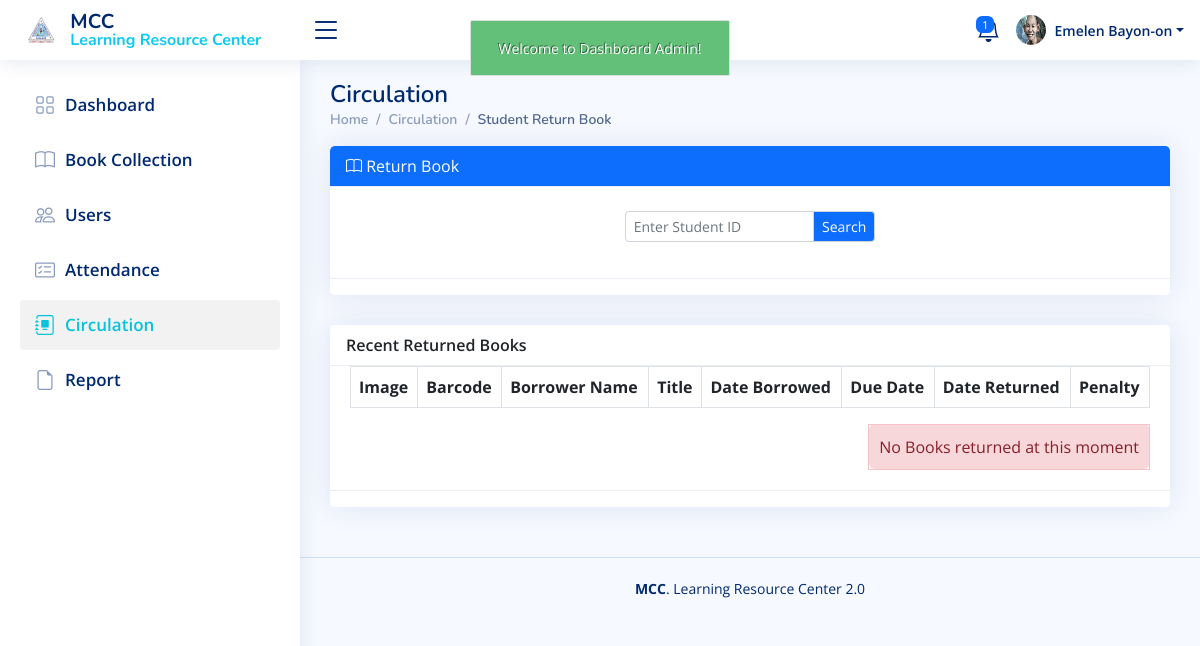
/admin/circulation_return.php (signed in), run on an earlier commit of the app's database.
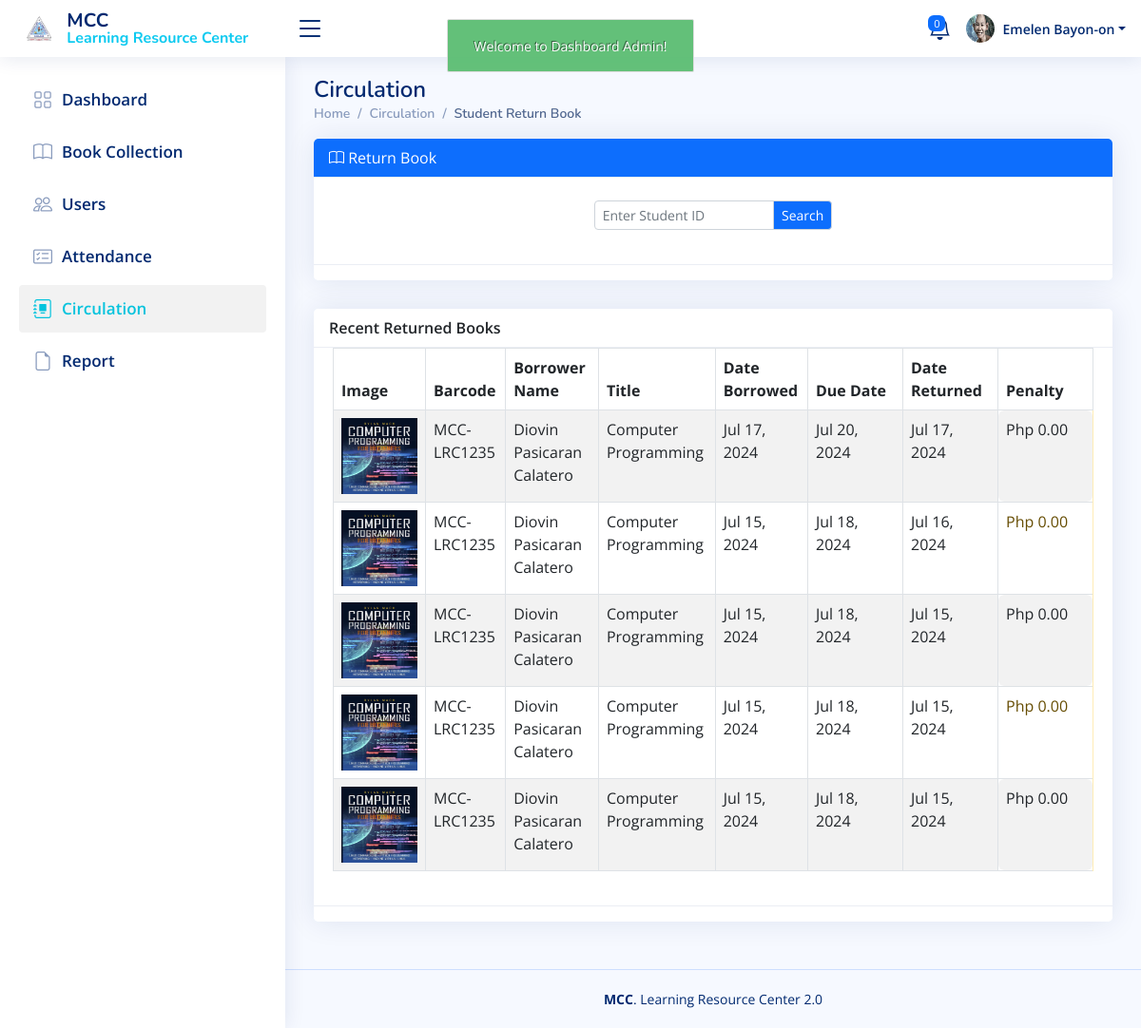
And on a later commit of the database.
### tables this page shows
CREATE TABLE `return_book` (
  `return_book_id` int(11) NOT NULL,
  `user_id` int(11) NOT NULL,
  `faculty_id` int(11) NOT NULL,
  `book_id` int(11) NOT NULL,
  `date_borrowed` datetime NOT NULL,
  `due_date` datetime NOT NULL,
  `date_returned` datetime NOT NULL,
  `book_penalty` varchar(100) NOT NULL
);

CREATE TABLE `book` (
  `book_id` int(11) NOT NULL,
  `call_number` varchar(50) NOT NULL,
  `accession_number` varchar(50) NOT NULL,
  `title` varchar(150) NOT NULL,
  `category_id` int(11) NOT NULL,
  `author` varchar(50) NOT NULL,
  `copyright_date` varchar(20) NOT NULL,
  `publisher` varchar(50) NOT NULL,
  `place_publication` varchar(50) NOT NULL,
  `isbn` varchar(50) NOT NULL,
  `barcode` varchar(50) NOT NULL,
  `book_image` varchar(100) NOT NULL,
  `date_added` datetime NOT NULL,
  `status` varchar(50) NOT NULL
);

CREATE TABLE `user` (
  `user_id` int(11) NOT NULL,
  `user_log_id` int(11) NOT NULL,
  `lastname` varchar(45) NOT NULL,
  `firstname` varchar(45) NOT NULL,
  `middlename` varchar(45) NOT NULL,
  `gender` varchar(20) NOT NULL,
  `course` varchar(45) NOT NULL,
  `address` varchar(100) NOT NULL,
  `cell_no` varchar(25) NOT NULL,
  `birthdate` varchar(45) NOT NULL,
  `email` varchar(50) NOT NULL,
  `year_level` varchar(45) NOT NULL,
  `student_id_no` varchar(45) NOT NULL,
  `password` varchar(255) NOT NULL,
  `cpassword` varchar(255) NOT NULL,
  `role_as` varchar(50) NOT NULL,
  `status` varchar(50) NOT NULL,
  `user_added` datetime NOT NULL,
  `qr_code` varchar(255) NOT NULL,
  `verify_token` varchar(255) NOT NULL
);

### admin/circulation_return.php (the view, shortened to what the rows shown need)
<?php
include('authentication.php');
include('includes/header.php');
?>
<main id="main" class="main">
     <div class="pagetitle">
          <h1>Circulation</h1>
     </div>
     <section class="section ">
          <div class="row">
               <div class="col-lg-12">
                    <div class="card">
                         <div class="card-body">
                              <div class="table-responsive">
                                   <?php
							$return_query= mysqli_query($con,"SELECT * from return_book
							LEFT JOIN book ON return_book.book_id = book.book_id
							LEFT JOIN user ON return_book.user_id = user.user_id
							where return_book.return_book_id order by return_book.return_book_id DESC");
							?>
                                   <table id="myDataTable" cellpadding="0" cellspacing="0" border="0"
                                        class="table table-striped table-bordered">
                                        <thead>
                                             <tr>
                                                  <th>Image</th>
                                                  <th>Barcode</th>
                                                  <th>Borrower Name</th>
                                                  <th>Title</th>
                                                  <th>Date Borrowed</th>
                                                  <th>Due Date</th>
                                                  <th>Date Returned</th>
                                                  <th>Penalty</th>
                                             </tr>
                                        </thead>
                                        <tbody>
                                             <?php
							while ($return_row= mysqli_fetch_array ($return_query) ){
?> <?php if(isset( $return_row['user_id'])) : ?>
                                             <tr>
                                                  <td>
                                                       <center>
                                                            <?php if($return_row['book_image'] != ""): ?>
                                                            <img src="../uploads/books_img/<?php echo $return_row['book_image']; ?>"
                                                                 alt="" width="80px" height="80px">
                                                            <?php else: ?>
                                                            <img src="../uploads/books_img/book_image.jpg" alt=""
                                                                 width="80px" height="80px">
                                                            <?php endif; ?>
                                                       </center>
                                                  </td>
                                                  <td><?php echo $return_row['barcode']; ?></td>
                                                  <td style="text-transform: capitalize">
                                                       <?php echo $return_row['firstname']." ".$return_row['middlename']." ".$return_row['lastname']; ?>
                                                  </td>
                                                  <td style="text-transform: capitalize">
                                                       <?php echo $return_row['title']; ?></td>
                                                  <td><?php echo date("M d, Y",strtotime($return_row['date_borrowed'])); ?>
                                                  </td>
                                                  <?php
								 if ($return_row['book_penalty'] != 'No Penalty'){
									 echo "<td class='' style='width:100px;'>".date("M d, Y",strtotime($return_row['due_date']))."</td>";
								 }else {
									 echo "<td>".date("M d, Y ",strtotime($return_row['due_date']))."</td>";
								 }
								?>
                                                  <?php
								 if ($return_row['book_penalty'] != 'No Penalty'){
									 echo "<td class='' style='width:100px;'>".date("M d, Y",strtotime($return_row['date_returned']))."</td>";
								 }else {
									 echo "<td>".date("M d, Y ",strtotime($return_row['date_returned']))."</td>";
								 }
								?>
                                                  <?php
								 if ($return_row['book_penalty'] != 'No Penalty'){
									 echo "<td class='alert alert-warning' style='width:100px;'>Php ".$return_row['book_penalty'].".00</td>";
								 }else {
									 echo "<td>".$return_row['book_penalty']."</td>";
								 }
								?>
                                             </tr>
                                             <?php endif; ?>
                                             <?php
							}
							?>
                                        </tbody>
                                   </table>
                              </div>
                         </div>
                    </div>
               </div>
          </div>
     </section>
</main>
<?php
include('./includes/script.php');
?>

### admin/includes/topnav.php (shortened to what the rows shown need)
<header id="header" class="header fixed-top d-flex align-items-center">
    <?php
    if (isset($_SESSION['auth_admin']['admin_id'])) {
        $id_session = $_SESSION['auth_admin']['admin_id'];
    }
    ?>
    <nav class="header-nav ms-auto">
        <ul class="d-flex align-items-center">
            <li class="nav-item dropdown pe-3">
                <?php
                $query = "SELECT * FROM admin WHERE admin_id = '$id_session'";
                $query_run = mysqli_query($con, $query);
                $row = mysqli_fetch_array($query_run);
                ?>
                <a class="nav-link nav-profile d-flex align-items-center pe-0" href="javascript:;" data-bs-toggle="dropdown">
                    <img src="<?= $row['admin_image'] ? '../uploads/admin_profile/'.$row['admin_image'] : 'assets/img/admin.png'; ?>" alt="" width="30px" height="30px" class="rounded-circle">
                    <span class="d-none d-md-block dropdown-toggle ps-2"><?= $_SESSION['auth_admin']['admin_name']; ?></span>
                </a>
            </li>
        </ul>
    </nav>
</header>

What changed in the data, as far as the page shows it:
added return_book: book.book_image (picture), book.barcode "MCC-LRC1235", user.firstname "Diovin", user.middlename "Pasicaran", user.lastname "Calatero", book.title "Computer Programming", date_borrowed "Jul 17, 2024", due_date "Jul 20, 2024", date_returned "Jul 17, 2024", book_penalty "0"
added return_book: book.book_image (picture), book.barcode "MCC-LRC1235", user.firstname "Diovin", user.middlename "Pasicaran", user.lastname "Calatero", book.title "Computer Programming", date_borrowed "Jul 15, 2024", due_date "Jul 18, 2024", date_returned "Jul 16, 2024", book_penalty "0"
added return_book: book.book_image (picture), book.barcode "MCC-LRC1235", user.firstname "Diovin", user.middlename "Pasicaran", user.lastname "Calatero", book.title "Computer Programming", date_borrowed "Jul 15, 2024", due_date "Jul 18, 2024", date_returned "Jul 15, 2024", book_penalty "0"
added return_book: book.book_image (picture), book.barcode "MCC-LRC1235", user.firstname "Diovin", user.middlename "Pasicaran", user.lastname "Calatero", book.title "Computer Programming", date_borrowed "Jul 15, 2024", due_date "Jul 18, 2024", date_returned "Jul 15, 2024", book_penalty "0"
added return_book: book.book_image (picture), book.barcode "MCC-LRC1235", user.firstname "Diovin", user.middlename "Pasicaran", user.lastname "Calatero", book.title "Computer Programming", date_borrowed "Jul 15, 2024", due_date "Jul 18, 2024", date_returned "Jul 15, 2024", book_penalty "0"
Also different on the page:
$total_borrowers: "1" → "0"
text no longer shown: "No Books returned at this moment"
